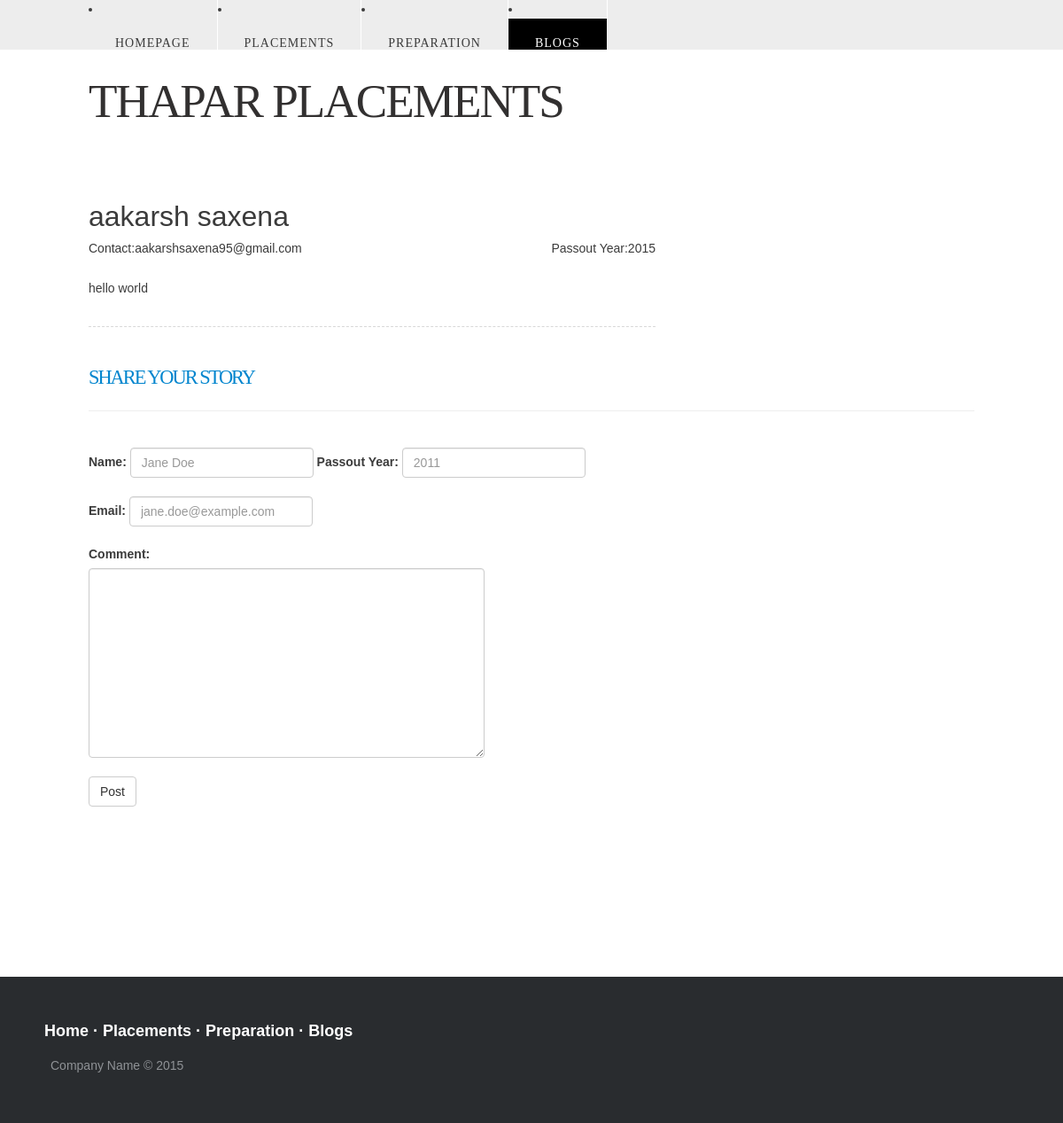
The page /page3.php on the database its author committed.
### tables this page shows
CREATE TABLE IF NOT EXISTS `alumni` (
  `U_id` int(10) NOT NULL,
  `Password` int(10) NOT NULL,
  `Passout year` int(5) NOT NULL,
  `Name` varchar(30) NOT NULL,
  `Comments` text NOT NULL,
  `User_id` varchar(40) NOT NULL
);

### page3.php (the view, shortened to what this page needs)
<?php include('header.php');
?>
<body>
<div id="menu-wrapper">
	<div id="menu">
			<li><a href="index.php">Homepage</a></li>
		<li><a href="page1.php">Placements</a></li>
			<li><a href="page2.php">Preparation</a></li>
			<li class="current_page_item"><a href="page3.html">Blogs</a></li>
	</div>
</div>
<div id="header-wrapper">
	<div id="header">
		<div id="logo">
			<h1><a href="#">Thapar Placements</a></h1>
		</div>
	</div>
</div>
<?php include('connection.php');
$m="select * from alumni where Password=1";
$r=mysql_query($m);
while($row=mysql_fetch_array($r))
{ ?>
<div id="page">
		<div id="page-bgtop">
			<div id="page-bgbtm">
				<div id="content">
					<div class="post">
						<h4 class="title"><?php echo $row['Name'] ;?></h4>
						<p class="meta"><span class="date">Contact:<?php echo $row['User_id']; ?></span><span class="posted">Passout Year:<?php echo $row['Passout year']; ?></span></p>
						<div class="entry">
							<p><?php echo $row['Comments'] ;?> </p>
						</div>
					</div>
						</div>
					</div>
					</div>
					</div>
<?php
}
?>
<div id="header-wrapper">
	<div id="header">
	<label for="exampleInputName2"><h3>SHARE YOUR STORY</h3></label>
	<hr border="2px" color="#737373">
	<br/>
<form class="form-inline" method="post">
  <div class="form-group">
    <label for="exampleInputName2">Name:</label>
    <input type="text" class="form-control" name="name" id="exampleInputName2" placeholder="Jane Doe">
  </div>
    <div class="form-group">
    <label for="exampleInputName2">Passout Year:</label>
    <input type="text" class="form-control" name="year" id="exampleInputName2" placeholder="2011">
  </div>
  <br/>
  <br/>
  <div class="form-group">
    <label for="exampleInputEmail2">Email:</label>
    <input type="email" class="form-control" name="email" id="exampleInputEmail2" placeholder="jane.doe@example.com">
  </div>
  <br/>
  <br/>
<div class="form-group">
    <label for="exampleInputName2">Comment:</label>
	<br/>
    <textarea name="comment" class="form-control" rows="10" cols="50"></textarea>
  </div>
  <br/><br/>
<div class="btn-group" role="group" aria-label="...">
  <button type="submit" name="submit" class="btn btn-default">Post</button>
</div>
</form>
	  	</div>
</div>
  <?php include("footer-distributed.php")?>

### style.css (style rules this page uses)
body { margin: 0; padding: 0; background: #FFFFFF; font-family: Arial, Helvetica, sans-serif; font-size: 14px; color: #3B3B3B; }
h1, h2, h3 { margin: 0px; padding: 0px; letter-spacing: -2px; text-transform: uppercase; font-family: 'Arvo', serif; font-weight: normal; color: #0285CE; }
h1 { font-size: 2em; }
h3 { font-size: 1.6em; }
p, ul, ol { margin-top: 0; line-height: 180%; }
a { text-decoration: none; color: #0285CE; }
#header { clear: both; width: 1000px; margin: 0px auto; }
#logo { margin: 0px; padding: 30px 0px; color: #000000; }
#logo h1, #logo p { margin: 0; padding: 0; }
#logo h1 { margin: 0px; padding: 0px; font-size: 3.8em; color: #323030; }
#logo a { border: none; background: none; text-decoration: none; color: #323030; }
#menu-wrapper { overflow: hidden; height: 56px; background: #EDEDED; }
#menu { width: 1000px; height: 55px; margin: 0px auto; padding: 0px; }
#menu li { float: left; border-right: 1px solid #FFFFFF; }
#menu a { display: block; letter-spacing: 1px; line-height: 55px; padding: 0px 30px; text-decoration: none; text-align: center; text-transform: uppercase; font-family: 'Arvo', serif; font-size: 14px; font-weight: normal; color: #3B3B3B; border: none; }
#menu a:hover, #menu .current_page_item a { background: #000000; text-decoration: none; color: #FFFFFF; }
#menu .current_page_item a { background: #000000; }
#page { overflow: hidden; width: 1000px; margin: 0px auto; padding: 30px 0px; background-color: #FFFFFF; }
#content { float: left; width: 640px; }
.post { margin-bottom: 15px; border-bottom: 1px dashed #D8D8D8; }
.post .title { height: 38px; margin-bottom: 10px; padding: 12px 0 0 0px; font-size: 32px; }
.post .meta { margin-bottom: 30px; padding: 5px 0px 15px 0px; text-align: left; font-weight: normal; }
.post .meta .date { float: left; }
.post .meta .posted { float: right; }
.post .entry { padding: 0px 0px 20px 0px; padding-bottom: 20px; text-align: justify; }

### css/demo.css (style rules this page uses)
* { padding:0; margin:0; }
html { background-color: #eaf0f2; }
body { font:14px/1.5 Arial, Helvetica, sans-serif; }

### rows shown on the page
alumni: Name "aakarsh saxena", User "aakarshsaxena95@gmail.com", Passout year "2015", Comments "hello world"
